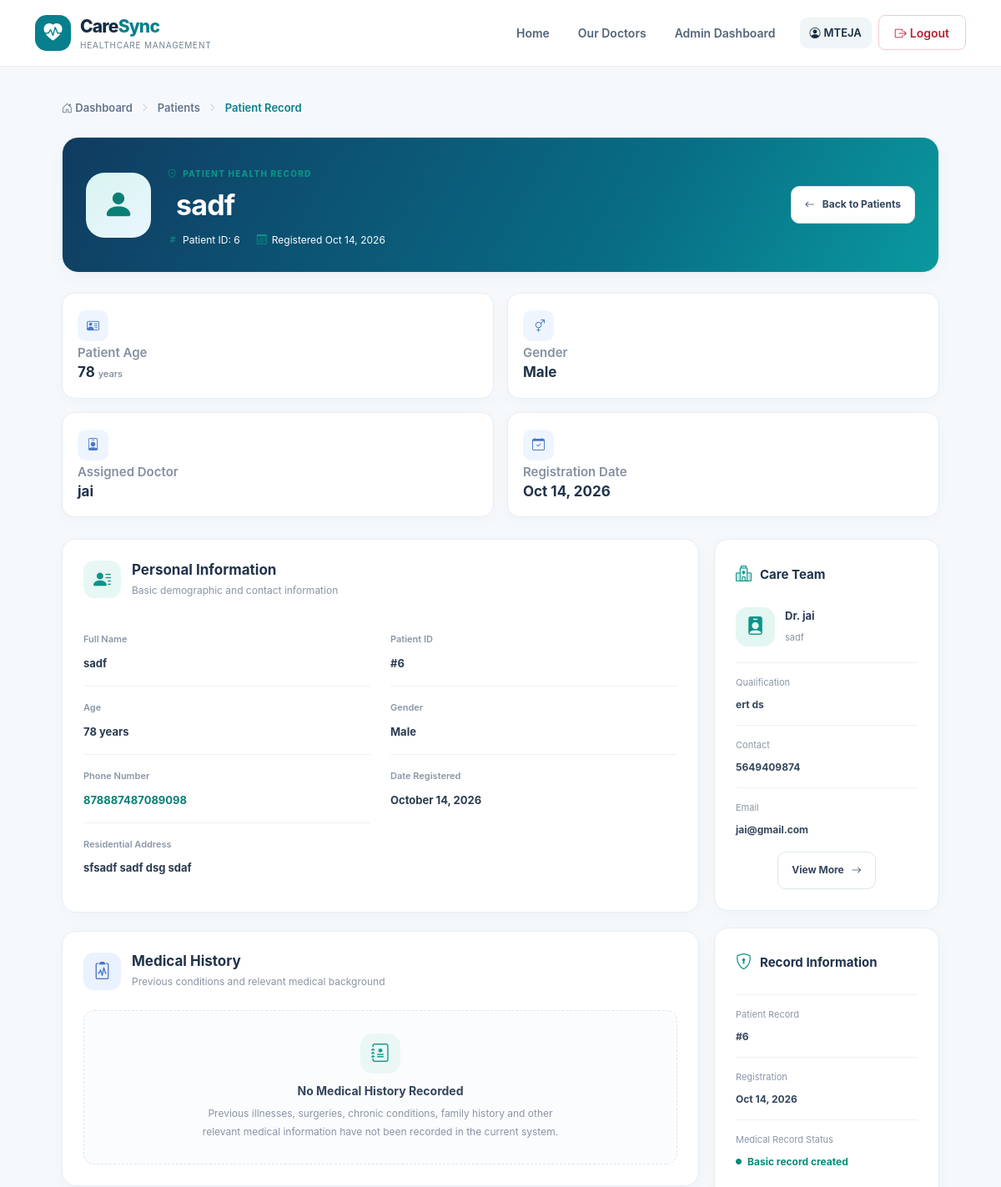
Before: /patients/6/ (signed in, upper part) with the older database file.
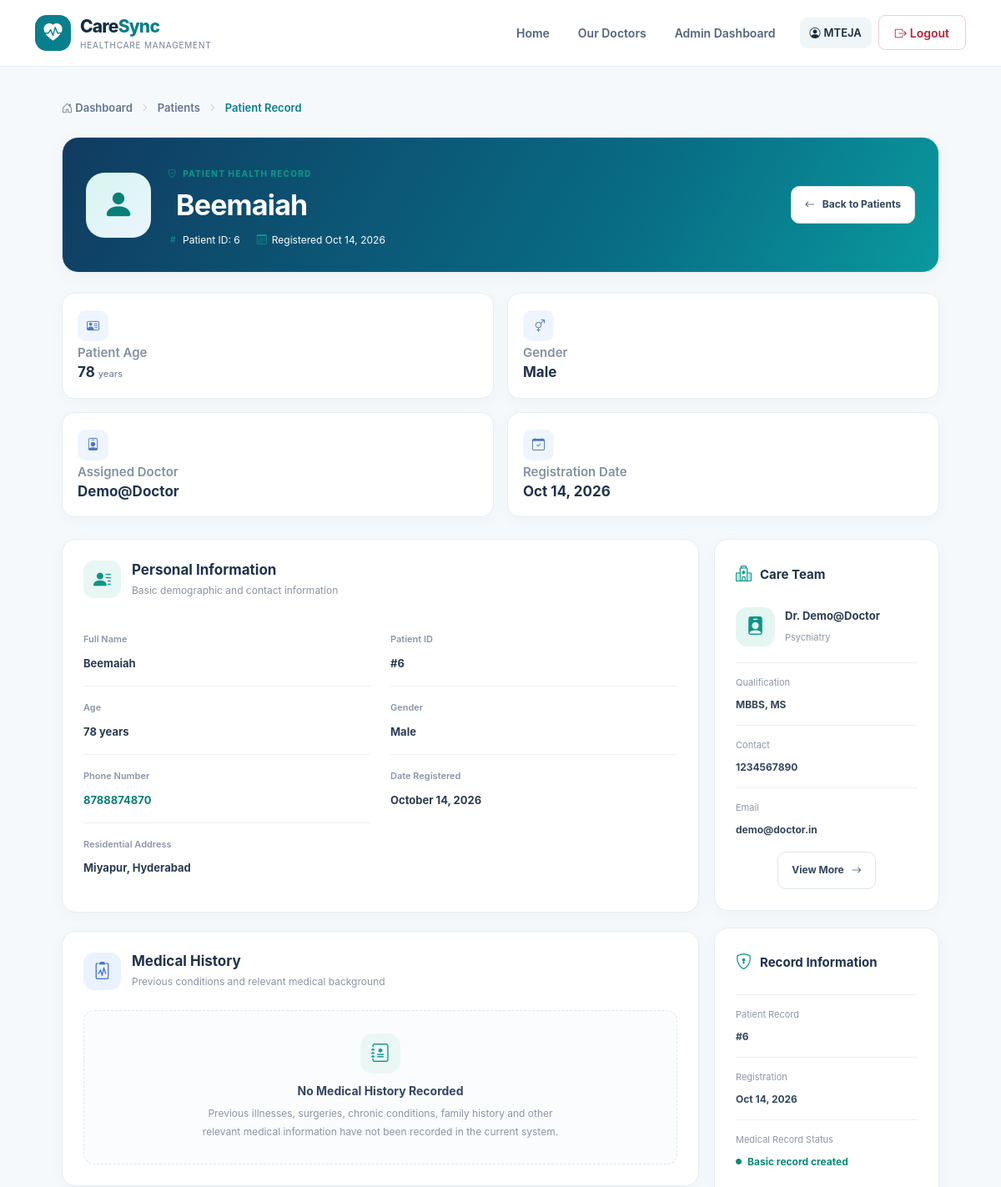
After: the same page with the newer database file.
### healthcare/models.py (models this page shows, shortened)
class Patient(models.Model):
    GENDER = [
            ('', 'Select Gender'),
            ('Male', 'Male'),
            ('Female', 'Female'),
            ('Other', 'Other'),
        ]
    name = models.CharField(max_length=100)
    age = models.PositiveIntegerField()
    gender = models.CharField(
            max_length=10,
            choices=GENDER
        )
    phone = models.CharField(max_length=15)
    address = models.TextField()
    doctor = models.ForeignKey(
        Doctor,
        on_delete=models.SET_NULL,
        null=True,
        related_name='patients'
    )
    date_registered = models.DateTimeField(auto_now_add=True)

class Doctor(models.Model):
    user = models.OneToOneField(
        User,
        on_delete=models.CASCADE,
        related_name='doctor_profile',
        null=True,
        blank=True
    )
    name = models.CharField(max_length=100)
    specialization = models.CharField(max_length=100)
    phone = models.CharField(max_length=15)
    email = models.EmailField()
    must_change_password = models.BooleanField(default=True)
    qualification = models.CharField(
        max_length=200,
        blank=True
    )
    experience_years = models.PositiveSmallIntegerField(
        null=True,
        blank=True
    )
    consultation_fee = models.DecimalField(
        max_digits=8,
        decimal_places=2,
        null=True,
        blank=True
    )
    availability = models.CharField(
        max_length=200,
        blank=True
    )
    bio = models.TextField(
        blank=True
    )

### healthcare/views.py (the view, shortened to what this page needs)
# urls.py: path("patients/<int:pk>/", views.patient_detail, name="patient_detail",),
@login_required(login_url='login')
def patient_detail(request, pk):
    patient = get_object_or_404(
        Patient.objects.select_related("doctor"),
        pk=pk
    )
    if request.user.is_staff:
        return render(
            request,
            "healthcare/patient_detail.html",
            {"patient": patient}
        )

### templates/healthcare/patient_detail.html (shortened to what the changed rows need)
{% extends "healthcare/base.html" %}
{% load static %}
{% block content %}
<div class="patient-record-page">
    <section class="patient-record-hero">
        <div class="patient-record-identity">
            <div class="patient-record-heading">
                <span class="patient-record-eyebrow">
                    <i class="bi bi-shield-check"></i>
                    PATIENT HEALTH RECORD
                </span>
                <h1>{{ patient.name }}</h1>
                <div class="patient-record-meta">
                    <span>
                        <i class="bi bi-hash"></i>
                        Patient ID: {{ patient.pk }}
                    </span>
                    <span>
                        <i class="bi bi-calendar3"></i>
                        Registered
                        {{ patient.date_registered|date:"M d, Y" }}
                    </span>
                </div>
            </div>
        </div>
    </section>
    <section class="patient-record-summary">
        <article class="patient-summary-card">
            <div>
                <span>Patient Age</span>
                <h3>{{ patient.age }} <small>years</small></h3>
            </div>
        </article>
        <article class="patient-summary-card">
            <div>
                <span>Gender</span>
                <h3>{{ patient.gender|default:"Not recorded" }}</h3>
            </div>
        </article>
        <article class="patient-summary-card">
            <div>
                <span>Assigned Doctor</span>
                <h3>
                    {% if patient.doctor %}
                        {{ patient.doctor.name }}
                    {% else %}
                        Not assigned
                    {% endif %}
                </h3>
            </div>
        </article>
        <article class="patient-summary-card">
            <div>
                <span>Registration Date</span>
                <h3>{{ patient.date_registered|date:"M d, Y" }}</h3>
            </div>
        </article>
    </section>
    <div class="patient-record-layout">
        <main class="patient-record-main">
            <section class="patient-record-section">
                <div class="patient-section-heading">
                    <div>
                        <h2>Personal Information</h2>
                    </div>
                </div>
                <div class="patient-information-grid">
                    <div class="patient-information-item">
                        <span>Full Name</span>
                        <strong>{{ patient.name }}</strong>
                    </div>
                    <div class="patient-information-item">
                        <span>Patient ID</span>
                        <strong>#{{ patient.pk }}</strong>
                    </div>
                    <div class="patient-information-item">
                        <span>Age</span>
                        <strong>{{ patient.age }} years</strong>
                    </div>
                    <div class="patient-information-item">
                        <span>Gender</span>
                        <strong>{{ patient.gender|default:"Not recorded" }}</strong>
                    </div>
                    <div class="patient-information-item">
                        <strong>
                            {% if patient.phone %}
                                <a href="tel:{{ patient.phone }}">
                                    {{ patient.phone }}
                                </a>
                            {% else %}
                                Not provided
                            {% endif %}
                        </strong>
                    </div>
                    <div class="patient-information-item">
                        <span>Date Registered</span>
                        <strong>
                            {{ patient.date_registered|date:"F d, Y" }}
                        </strong>
                    </div>
                    <div class="patient-information-item patient-address-item">
                        <span>Residential Address</span>
                        <strong>
                            {{ patient.address|default:"Address not provided" }}
                        </strong>
                    </div>
                </div>
            </section>
            <section class="patient-record-section">
                <div class="patient-section-heading">
                    <div>
                        <h2>Medical History</h2>
                    </div>
                </div>
            </section>
        </main>
        <aside class="patient-record-sidebar">
            <section class="patient-sidebar-card">
                <div class="patient-sidebar-heading">
                    <h2>Care Team</h2>
                </div>
                {% if patient.doctor %}
                    <div class="patient-doctor-profile">
                        <div class="patient-doctor-avatar">
                            <i class="bi bi-person-badge-fill"></i>
                        </div>
                        <div>
                            <strong>Dr. {{ patient.doctor.name }}</strong>
                            <span>
                                {{ patient.doctor.specialization|default:"Doctor" }}
                            </span>
                        </div>
                    </div>
                    {% if patient.doctor.qualification %}
                        <div class="patient-sidebar-detail">
                            <span>Qualification</span>
                            <strong>{{ patient.doctor.qualification }}</strong>
                        </div>
                    {% endif %}
                    {% if patient.doctor.phone %}
                        <div class="patient-sidebar-detail">
                            <span>Contact</span>
                            <strong>{{ patient.doctor.phone }}</strong>
                        </div>
                    {% endif %}
                    {% if patient.doctor.email %}
                        <div class="patient-sidebar-detail">
                            <span>Email</span>
                            <strong class="patient-doctor-email">
                                {{ patient.doctor.email }}
                            </strong>
                        </div>
                    {% endif %}
                    <div class="patient-doctor-more">
                        <a href="{% url 'doctor_detail' patient.doctor.pk %}"
                        class="patient-record-back-btn">
                            View More
                            <i class="bi bi-arrow-right"></i>
                        </a>
                    </div>
                {% else %}
                    <div class="patient-sidebar-empty">
                        <i class="bi bi-person-exclamation"></i>
                        <p>No doctor has been assigned to this patient.</p>
                    </div>
                {% endif %}
            </section>
            <section class="patient-sidebar-card">
                <div class="patient-sidebar-heading">
                    <h2>Record Information</h2>
                </div>
                <div class="patient-sidebar-detail">
                    <span>Patient Record</span>
                    <strong>#{{ patient.pk }}</strong>
                </div>
                <div class="patient-sidebar-detail">
                    <span>Registration</span>
                    <strong>
                        {{ patient.date_registered|date:"M d, Y" }}
                    </strong>
                </div>
            </section>
        </aside>
    </div>
</div>
{% endblock %}

Changed rows visible on the page:
changed Patient "Male": name "sadf" → "Beemaiah"; doctor.name "jai" → "Demo@Doctor"; phone "878887487089098" → "8788874870"; address "sfsadf sadf dsg sdaf" → "Miyapur, Hyderabad"; doctor.specialization "sadf" → "Psychiatry"; doctor.qualification "ert ds" → "MBBS, MS"; doctor.phone "5649409874" → "1234567890"; doctor.email "jai@gmail.com" → "demo@doctor.in"
